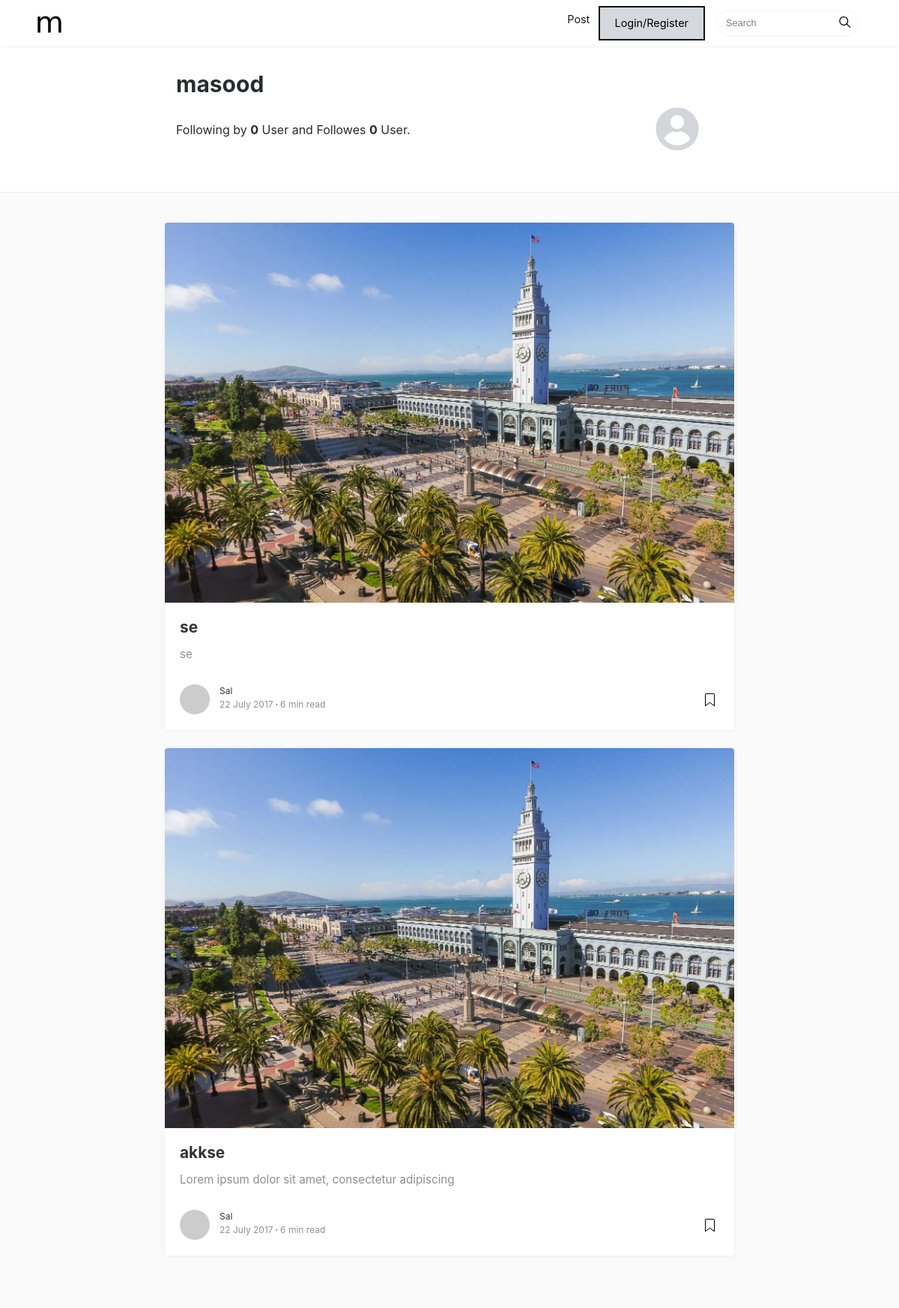
The page /accounts/profile/7ae3859e-a83a-473f-8ec5-f99d26ebc10f on the database as committed earlier.
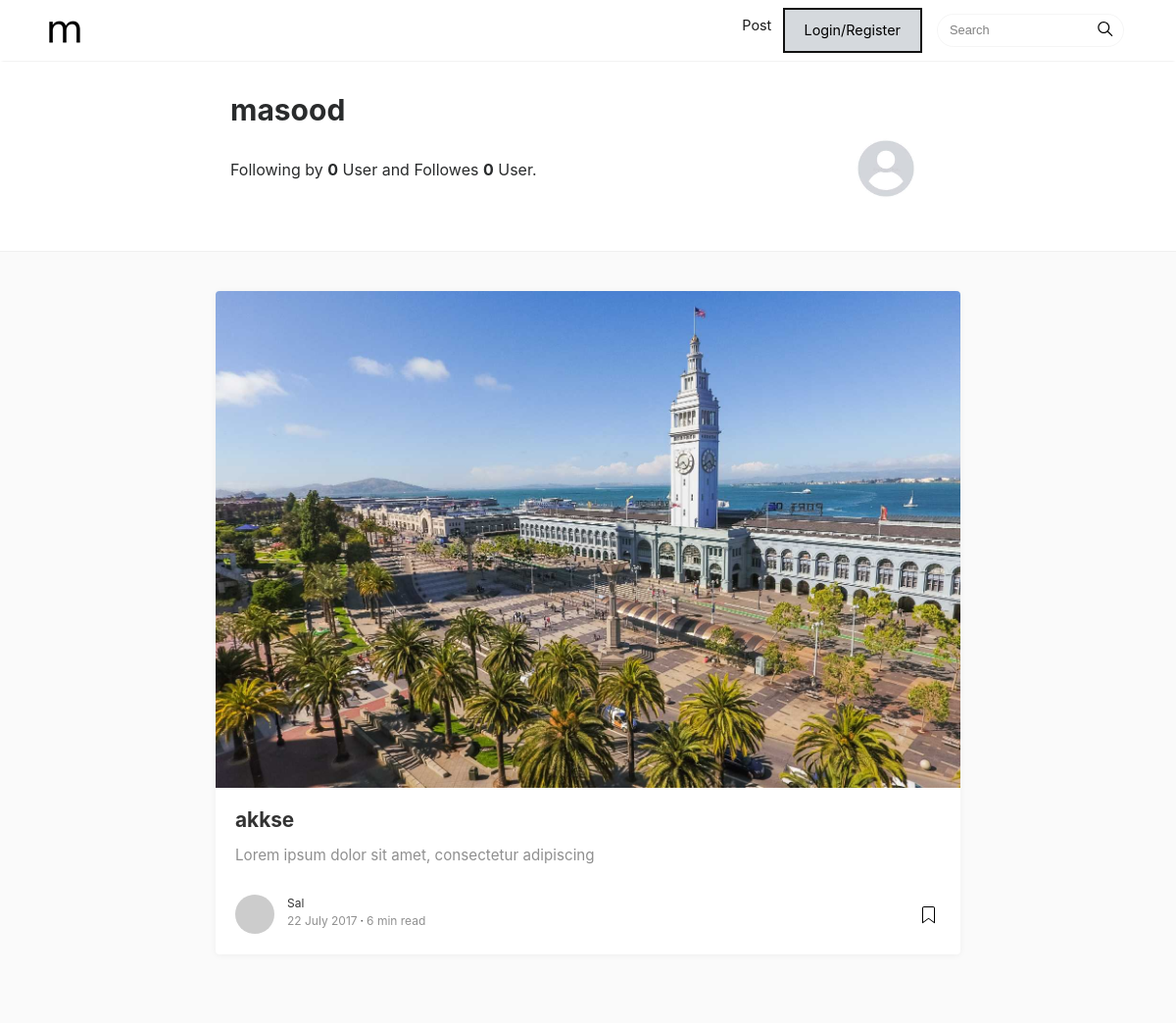
The same page on the database as committed later.
### articles/models.py (models this page shows, shortened)
class Post(models.Model):
    owner = models.ForeignKey(Profile, on_delete=models.CASCADE, blank=True)
    title = models.CharField(max_length=300)
    body = models.TextField()
    id = models.BigAutoField(primary_key=True, editable=False, unique=True)
    created = models.DateTimeField(auto_now_add=True)
    image = models.ImageField(default='c2.jpg', null=True, blank=True, upload_to='')
    tags = models.ManyToManyField('Tag', blank=True)
    slug = models.SlugField(max_length=300, null=True, blank=True, unique=True)
    def get_absolute_url(self):
        return reverse('post_detail', kwargs={"slug": self.slug})

### users/views.py (the view)
# urls.py: path('profile/<str:pk>', views.ProfileView.as_view(), name='profile_detail'),
class ProfileView(DetailView):
    template_name = 'users/account.html'
    model = Profile
    context_object_name = 'user'

### users/templates/users/account.html (shortened to what this page needs)
{% extends 'main.html' %}
{% block content %}
<div class="container">
	<div class="row">
		<div class="col-md-2"></div>
		<div class="col-md-8 col-md-offset-2">
			<div class="mainheading">
				<div class="row post-top-meta authorpage">
					<div class="col-md-10 col-xs-12">
						<h1>{{user.name}}</h1>
						<br>
						<p>
						Following by <strong>{{user.following.count}}</strong>
						User and Followes <strong>{{user.followers.count}}</strong> User.
						</p>
					</div>
					<div class="col-md-2 col-xs-12">
						<img class="author-thumb" src="{{user.profile_image.url}}" alt="Sal">
					</div>
				</div>
			</div>
		</div>
	</div>
</div>
<div class="graybg authorpage">
	<div class="container">
		<div class="listrecent listrelated">
            {% for post in user.post_set.all %}
		    <div class="authorpostbox">
					<div class="card">
		        <a href="author.html">
		        <img class="img-fluid img-thumb" src="assets/img/demopic/9.jpg" alt="">
		        </a>
		        <div class="card-block">
		          <h2 class="card-title"><a href="{{post.get_absolute_url}}">{{post.title}}</a></h2>
              <h4 class="card-text">{{post.body|slice:"50"}}</h4>
              <div class="metafooter">
		            <div class="wrapfooter">
		              <span class="meta-footer-thumb">
		              <a href="author.html"><img class="author-thumb" src="https://www.gravatar.com/avatar/e56154546cf4be74e393c62d1ae9f9d4?s=250&amp;d=mm&amp;r=x" alt="Sal"></a>
		              </span>
		              <span class="author-meta">
		              <span class="post-name"><a href="author.html">Sal</a></span><br/>
		              <span class="post-date">22 July 2017</span><span class="dot"></span><span class="post-read">6 min read</span>
		              </span>
		              <span class="post-read-more"><a href="post.html" title="Read Story"></a></span>
		            </div>
		          </div>
		        </div>
					</div>
		    </div>
            {% endfor %}
		</div>
	</div>
</div>
{% endblock content %}

Rows that differ between the two databases and show on the page:
removed Post: title "se", body "se"
